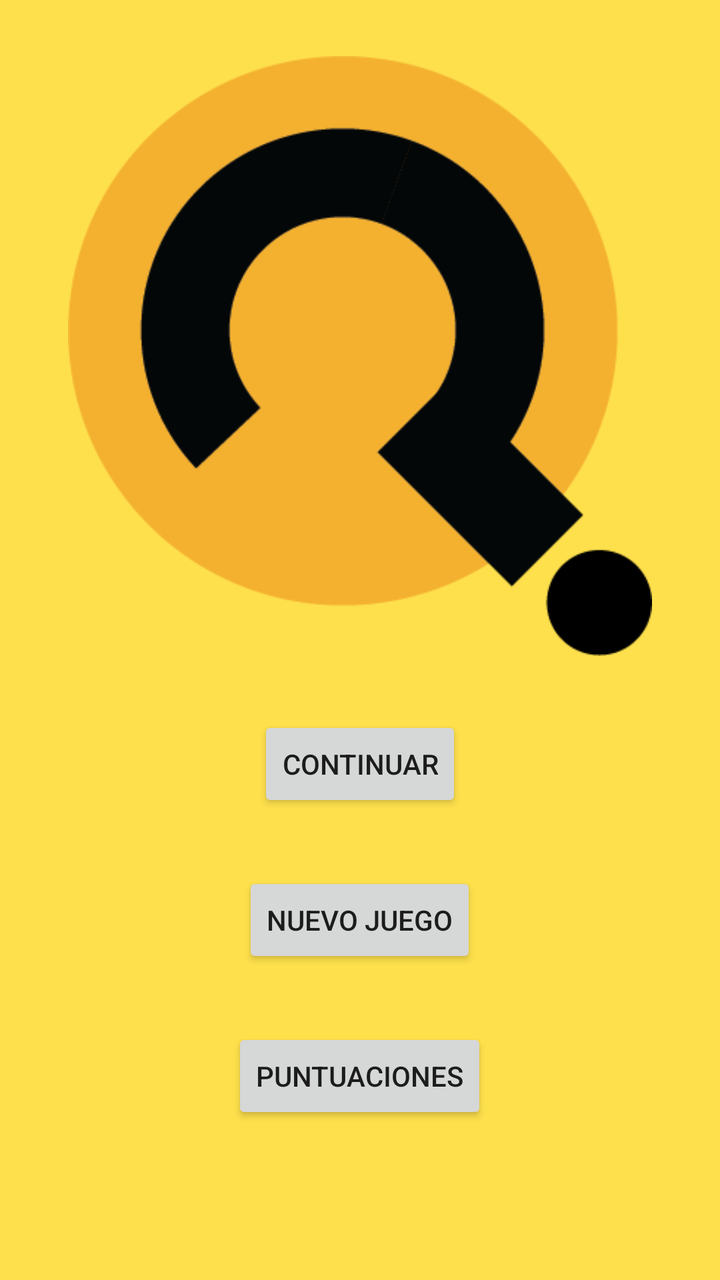
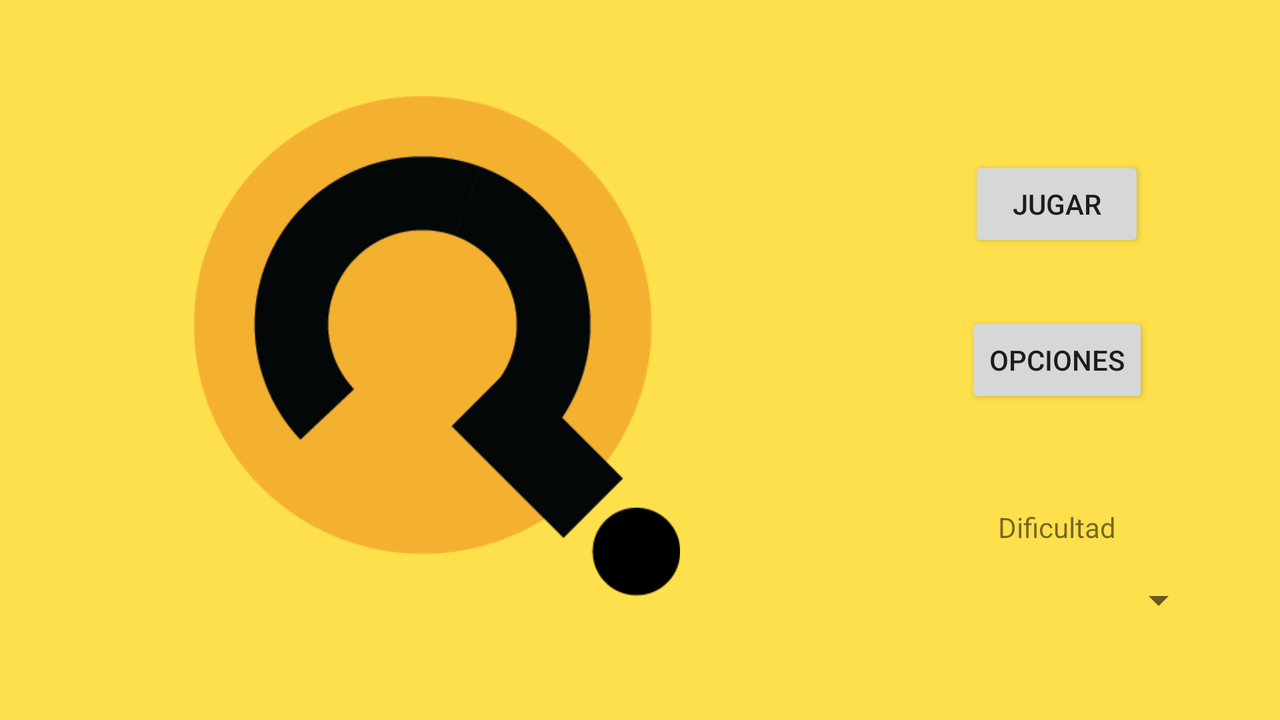

Two renders of one Android screen. The first uses the default layout on a phone; the second uses the alternative layout the repository ships for a different screen configuration, on a matching device. The two XML files are below.
<!-- AndroidManifest.xml: application theme Theme.Proyecto -->
<!-- res/layout/main_menu.xml -->
<?xml version="1.0" encoding="utf-8"?>
<ScrollView xmlns:android="http://schemas.android.com/apk/res/android"
    xmlns:app="http://schemas.android.com/apk/res-auto"
    xmlns:tools="http://schemas.android.com/tools"
    android:layout_width="match_parent"
    android:layout_height="match_parent"
    android:background="#fee04c"
    tools:context=".MainMenuActivity">

    <LinearLayout
        android:layout_width="match_parent"
        android:layout_height="match_parent"
        android:gravity="center_horizontal"

        android:orientation="vertical"
        android:layout_gravity="center">
        
        <ImageView
            android:layout_width="wrap_content"
            android:layout_height="300dp"
            android:layout_gravity="top|center_horizontal"
            android:src="@drawable/logoquiz"/>
        <Button
            android:id="@+id/btn_Continuar"
            android:layout_width="wrap_content"
            android:layout_height="wrap_content"
            android:layout_gravity="center_horizontal"
            android:layout_marginTop="30dp"
            android:text="Continuar" />
        <Button
            android:id="@+id/btn_Jugar"
            android:layout_width="wrap_content"
            android:layout_height="wrap_content"
            android:layout_gravity="center_horizontal"
            android:layout_marginTop="30dp"
            android:text="Nuevo Juego" />

        <Button
            android:layout_width="wrap_content"
            android:layout_height="wrap_content"
            android:text="Puntuaciones"
            android:id="@+id/btn_Puntuaciones"
            android:layout_marginTop="30dp"
            android:layout_gravity="center_horizontal"
            />
        <Space
            android:layout_width="15dp"
            android:layout_height="50dp"/>













    </LinearLayout>

</ScrollView>
<!-- resources referenced by this layout -->
<resources>
  <!-- drawable logoquiz: png bitmap (drawable, 11486 bytes) -->
  <style name="Theme.Proyecto" parent="Theme.MaterialComponents.DayNight.DarkActionBar">
          
          <item name="colorPrimary">@color/purple_200</item>
          <item name="colorPrimaryVariant">@color/black</item>
          <item name="colorOnPrimary">@color/white</item>
          
          <item name="colorSecondary">@color/teal_200</item>
          <item name="colorSecondaryVariant">@color/teal_700</item>
          <item name="colorOnSecondary">@color/black</item>
          
          <item name="android:statusBarColor" tools:targetApi="l">?attr/colorPrimaryVariant</item>
          
      </style>
  <color name="purple_200">#FF000000</color>
  <color name="black">#FF000000</color>
  <color name="white">#FFFFFFFF</color>
  <color name="teal_200">#FF03DAC5</color>
  <color name="teal_700">#FF018786</color>
</resources>
<!-- res/layout-land/main_menu.xml (the author's variant of the layout above) -->
<!-- drawn on the phone turned sideways -->
<?xml version="1.0" encoding="utf-8"?>
<ScrollView xmlns:android="http://schemas.android.com/apk/res/android"
    xmlns:app="http://schemas.android.com/apk/res-auto"
    xmlns:tools="http://schemas.android.com/tools"
    android:layout_width="match_parent"
    android:layout_height="match_parent"
    android:background="#fee04c"
    tools:context=".MainMenuActivity">

    <LinearLayout
        android:layout_width="match_parent"
        android:layout_height="wrap_content"
        android:gravity="center_horizontal"
        android:orientation="horizontal"
        android:layout_gravity="center">
        
        <ImageView
            android:layout_marginLeft="20dp"
            android:layout_width="wrap_content"
            android:layout_height="250dp"
            android:layout_gravity="top|center_horizontal"
            android:src="@drawable/logoquiz"/>

        <LinearLayout
            android:layout_width="match_parent"
            android:layout_height="wrap_content"
            android:gravity="center_horizontal"
            android:orientation="vertical"
            android:layout_gravity="center">

            <Button
                android:id="@+id/btn_Jugar"
                android:layout_width="wrap_content"
                android:layout_height="wrap_content"
                android:layout_gravity="center_horizontal"
                android:layout_marginTop="30dp"
                android:text="Jugar" />

            <Button
                android:layout_width="wrap_content"
                android:layout_height="wrap_content"
                android:text="Opciones"
                android:id="@+id/btn_opciones"
                android:layout_marginTop="30dp"
                android:layout_gravity="center_horizontal"
                />
            <Space
                android:layout_width="15dp"
                android:layout_height="50dp"/>
            <TextView
                android:layout_width="wrap_content"
                android:layout_height="wrap_content"
                android:text="Dificultad"/>

            <Spinner
                android:layout_marginTop="15dp"
                android:id="@+id/spinner"
                android:layout_gravity="center_horizontal"
                android:layout_width="150dp"
                android:layout_height="wrap_content" />
        </LinearLayout>

    </LinearLayout>

</ScrollView>
